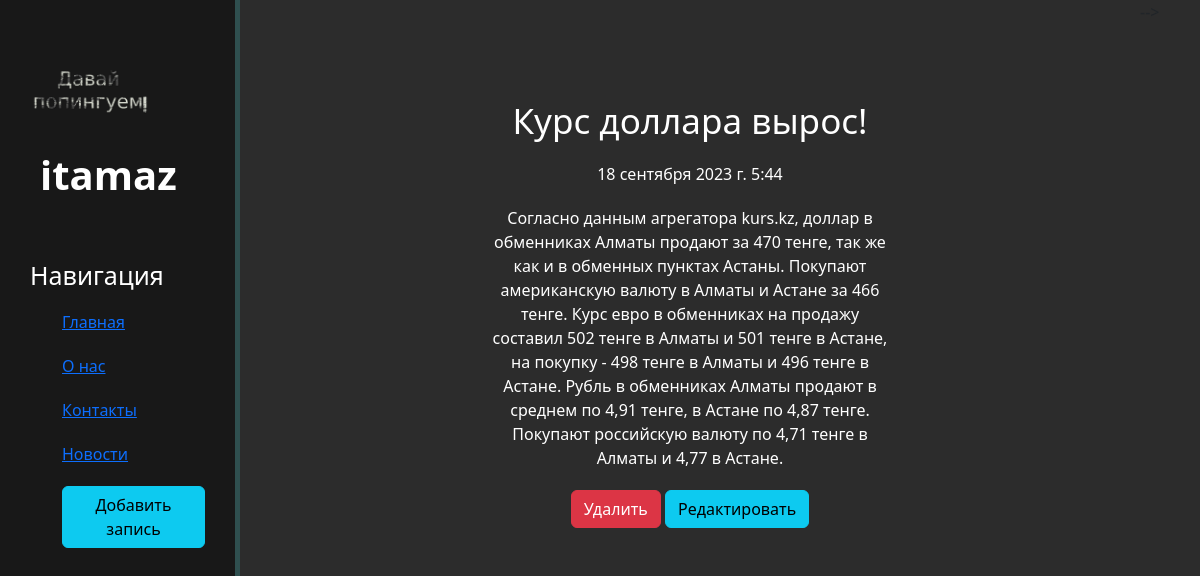
The page /news/2 on the database its author committed.
### news/models.py (models this page shows, shortened)
class Articles(models.Model):
    title = models.CharField('Название', max_length=50)
    anons = models.CharField('Анонс', max_length=250)
    full_text = models.TextField('Статья')
    date = models.DateTimeField('Дата публикации')
    class Meta:
        verbose_name = 'Новость'
        verbose_name_plural = 'Новости'

### news/views.py (the view)
# urls.py: path('<int:pk>', views.NewsDetailView.as_view(), name='news-detail'),
class NewsDetailView(DetailView):
    model = Articles
    template_name = 'news/details_view.html'
    context_object_name = 'article'

### news/templates/news/details_view.html (shortened to what this page needs)
{% extends 'main/layout.html' %}
{% block content %}
    <div class="features">
        <h1> {{ article.title }} </h1>
        <p> {{ article.date }} </p>
        <p> {{ article.full_text }} </p>
        <a href="{% url 'news-delete' article.id %}" class="btn btn-danger"> Удалить </a>
        <a href="{% url 'news-update' article.id %}" class="btn btn-info"> Редактировать </a>
    </div>
{% endblock %}

### main/static/main/css/main.css (style rules this page uses)
body { background: #2c2c2c; }
main .features { float: left; color: #fff; margin-top: 100px; text-align: center; width: 75%; }
main .features h1 { font-size: 35px; }
main .features p { max-width: 400px; margin: 20px auto }

### rows shown on the page
Articles: title "Курс доллара вырос!", date "18 сентября 2023 г. 5:44", full_text "Согласно данным агрегатора kurs.kz, доллар в обменниках Алматы продают за 470 тенге, так же как и в обменных пунктах Астаны. Покупают американскую валюту в Алматы и Астане за 466 тенге. Курс евро в обменниках на продажу составил 502 тенге в Алматы и 501 тенге в Астане, на покупку - 498 тенге в Алматы и 496 тенге в Астане. Рубль в обменниках Алматы продают в среднем по 4,91 тенге, в Астане по 4,87 тенге. Покупают российскую валюту по 4,71 тенге в Алматы и 4,77 в Астане."
